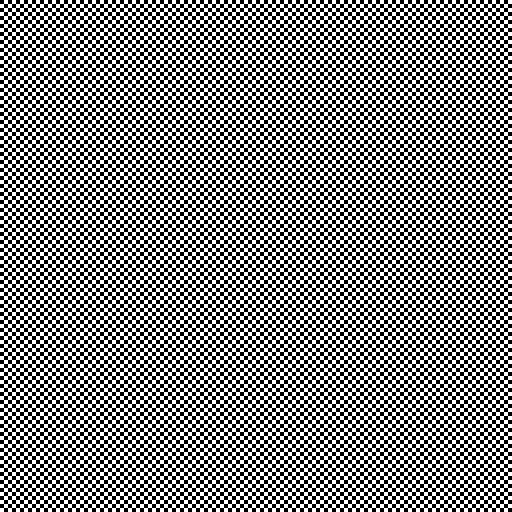
#> input picture Test Images/Solids_and_Checkerboards/128x128.png, 512 x 512 px; its folder holds only this picture in this run
$ python WaveletEnergy.py
#> lines starting #> are read from the running program, lines starting #| are printed output that depends on the picture
import matplotlib.pyplot as plt
import numpy as np
from glob import glob
from PIL import Image

import pywt
import pywt.data as data

# print(pywt.wavelist(kind="discrete"))


def calculate_wavelet_energy(image, wavelet="coif1", levels=1):
#> called with wavelet = 'coif1', levels = 1
    print(f"Image size: {image.shape}")
#| Image size: (512, 512, 4)

    coeffs = pywt.wavedec2(image, wavelet, level=levels)
#> coeffs = 2 items
#> image is the input picture: shape (512, 512, 4); mean R, G, B, A 127.5, 127.5, 127.5, 255

    # [5 lines of commented-out code are left out]

    total_energy = 0
    for level in range(1, len(coeffs)):
        cH, cV, cD = coeffs[level]
        energy = np.sum(cH**2) + np.sum(cV**2) + np.sum(cD**2)
        total_energy += energy
#> this loop made 1 pass
#> total_energy on pass 1: 8.13e+09
#> pass 1, in calculate_wavelet_energy, `cH, cV, cD = coeffs[level]`:
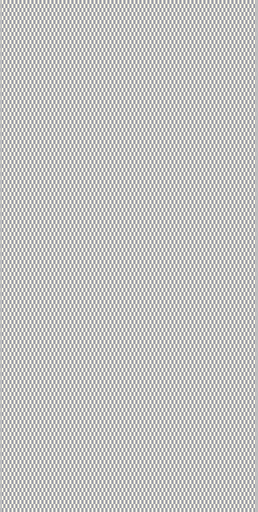
#> cH: shape (512, 258, 4) float64; mean of channels 0, 1, 2, 3 0, 0, 0, 0; transparent parts drawn white
#> pass 1, in calculate_wavelet_energy, `cH, cV, cD = coeffs[level]`:
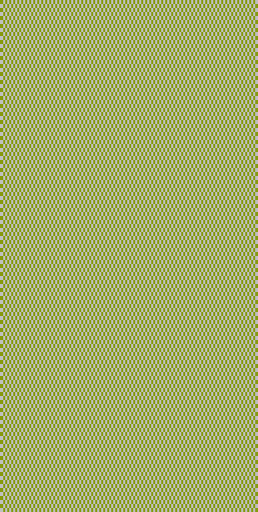
#> cV: shape (512, 258, 4) float64; mean of channels 0, 1, 2, 3 -2.8, 13.1, -92.8, 82.5; transparent parts drawn white
#> pass 1, in calculate_wavelet_energy, `cH, cV, cD = coeffs[level]`:
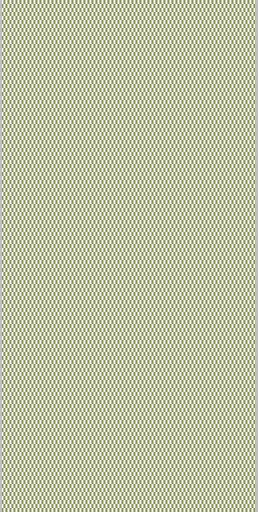
#> cD: shape (512, 258, 4) float64; mean of channels 0, 1, 2, 3 0, 0, 0, 0; transparent parts drawn white
#> after the loop, total_energy = 8.13e+09
    return total_energy


for image in glob("Solids_and_Checkerboards/*.png"):

    print(
        f"Energy of {image}: {calculate_wavelet_energy(np.asarray(Image.open(image)))}"
    )

$ run again, on Test Images/Solids_and_Checkerboards/4x4.png
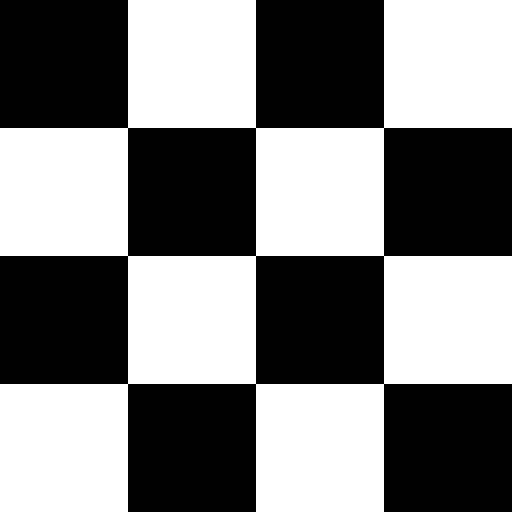
#> input picture Test Images/Solids_and_Checkerboards/4x4.png, 512 x 512 px
#| Image size: (512, 512, 4)
#> coeffs = 2 items
#> in calculate_wavelet_energy, image is the input picture: shape (512, 512, 4); mean R, G, B, A 127.5, 127.5, 127.5, 255
#> the loop in calculate_wavelet_energy, `for level in range(1, len(coeffs)):` made 1 pass
#> total_energy on pass 1: 4.22e+09
#> pass 1, in calculate_wavelet_energy, `cH, cV, cD = coeffs[level]`:
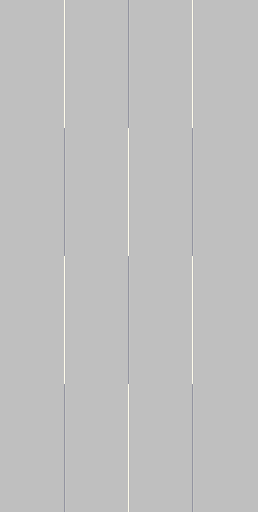
#> cH: shape (512, 258, 4) float64; mean of channels 0, 1, 2, 3 0, 0, 0, 0; transparent parts drawn white
#> pass 1, in calculate_wavelet_energy, `cH, cV, cD = coeffs[level]`:
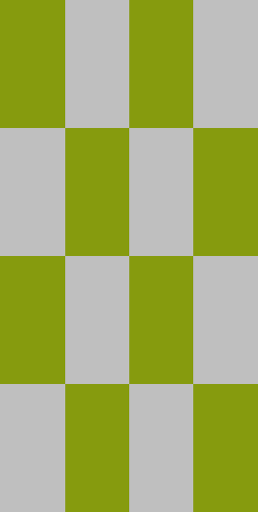
#> cV: shape (512, 258, 4) float64; mean of channels 0, 1, 2, 3 -2.8, 13.1, -92.8, 82.5; transparent parts drawn white
#> after the loop in calculate_wavelet_energy, `for level in range(1, len(coeffs)):`: total_energy = 4.22e+09

$ run again, on Test Images/Solids_and_Checkerboards/64x64.png
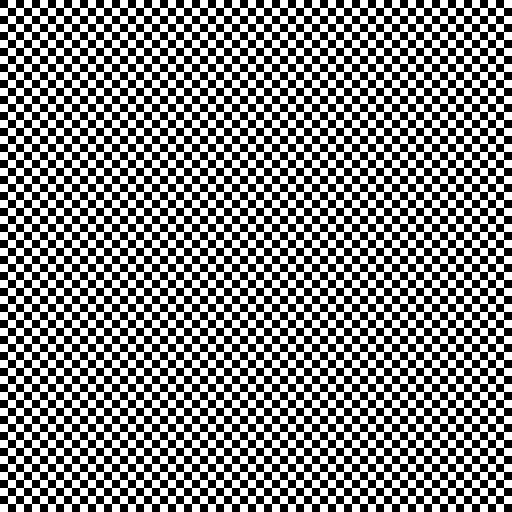
#> input picture Test Images/Solids_and_Checkerboards/64x64.png, 512 x 512 px
#| Image size: (512, 512, 4)
#> coeffs = 2 items
#> in calculate_wavelet_energy, image is the input picture: shape (512, 512, 4); mean R, G, B, A 127.5, 127.5, 127.5, 255
#> the loop in calculate_wavelet_energy, `for level in range(1, len(coeffs)):` made 1 pass
#> total_energy on pass 1: 6.11e+09
#> pass 1, in calculate_wavelet_energy, `cH, cV, cD = coeffs[level]`:
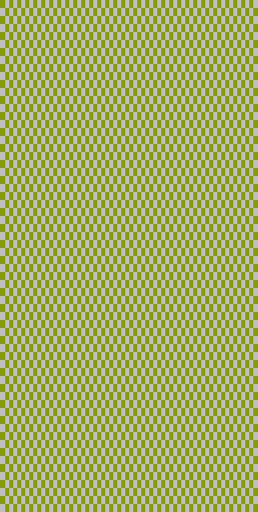
#> cV: shape (512, 258, 4) float64; mean of channels 0, 1, 2, 3 -2.8, 13.1, -92.8, 82.5; transparent parts drawn white
#> pass 1, in calculate_wavelet_energy, `cH, cV, cD = coeffs[level]`:
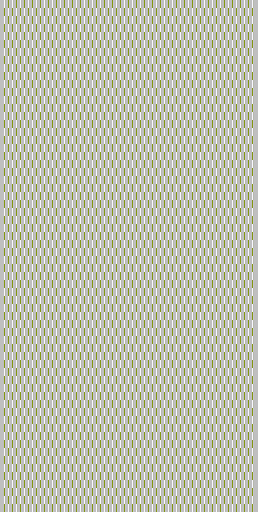
#> cD: shape (512, 258, 4) float64; mean of channels 0, 1, 2, 3 0, 0, 0, 0; transparent parts drawn white
#> after the loop in calculate_wavelet_energy, `for level in range(1, len(coeffs)):`: total_energy = 6.11e+09
